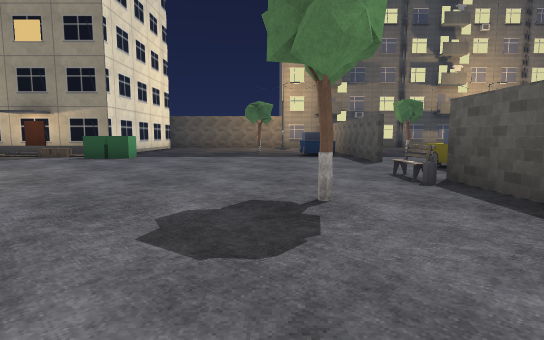
View 1 (above)

24 first-person views from a walk through a level from a Godot 3-D game. The camera is 1.2 m above the floor, tilts 6° down and sees 80° across. The floor is counted in squares, 2 m on a side. Each view is taken from the middle of a square. On the plan, view 1 faces up. The plan holds only what a view shows up to about 10 squares ahead; the rest is blank. The place goes on beyond the plan. Some surface patterns are stand-ins.

View 2
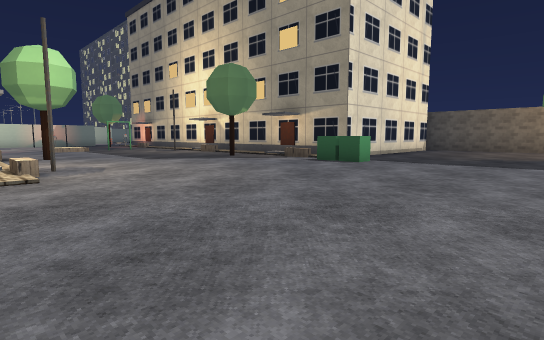

View 3
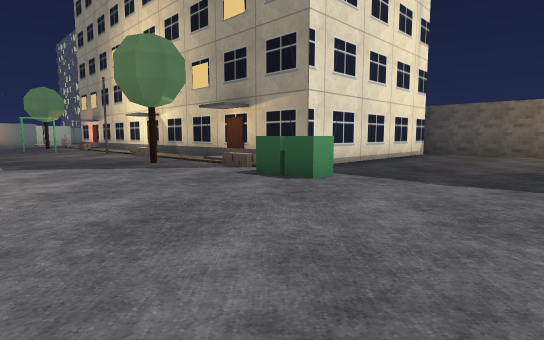

View 4
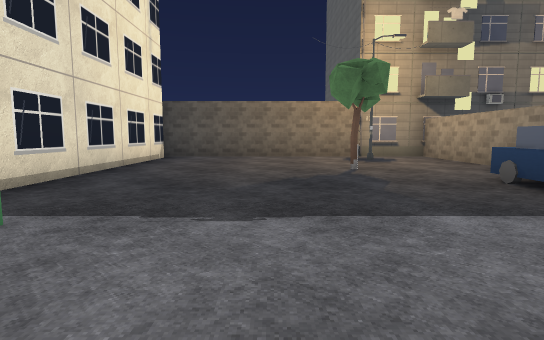

View 5
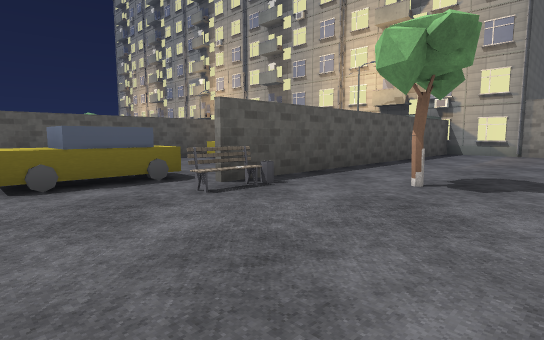

View 6
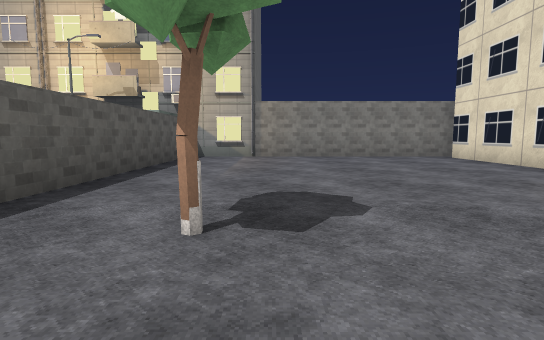

View 7
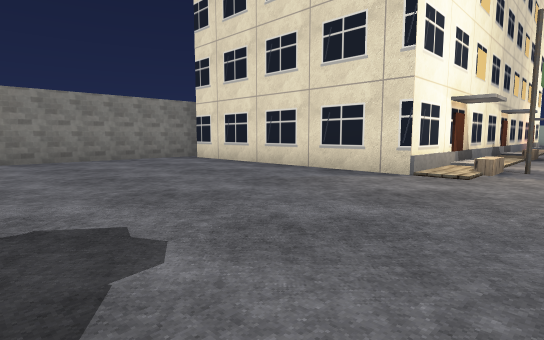

View 8
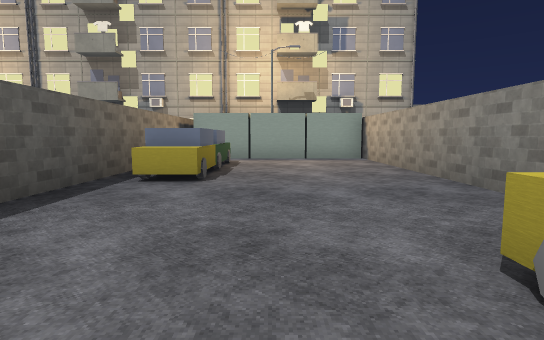

View 9
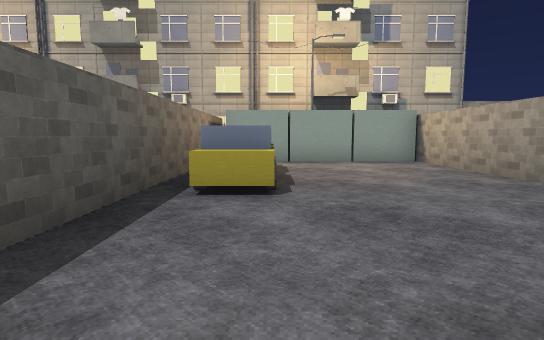

View 10
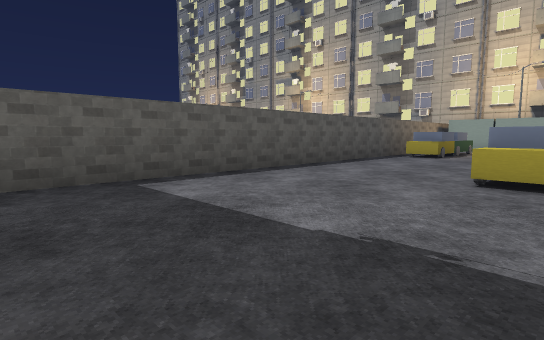

View 11
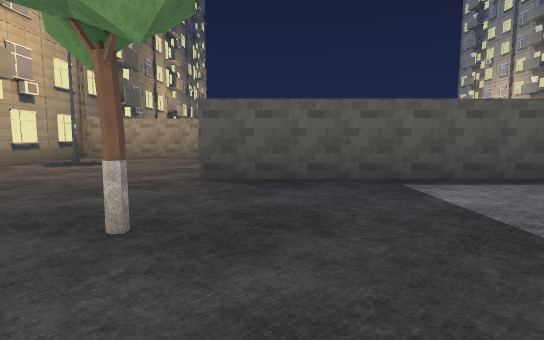

View 12
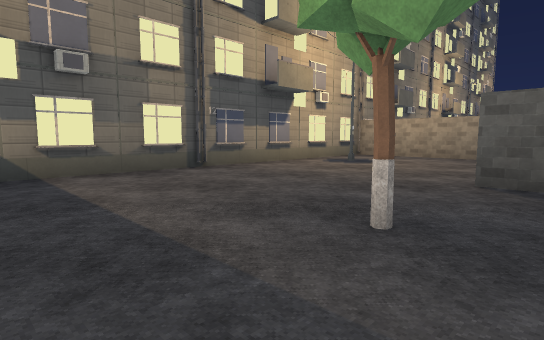

View 13
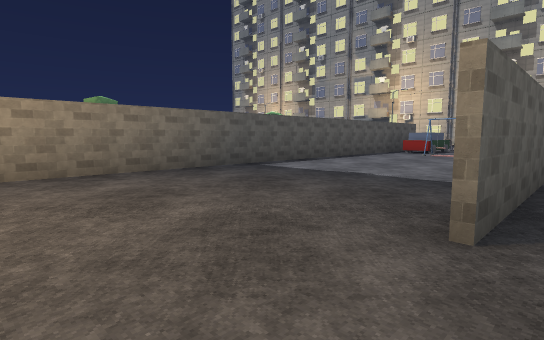

View 14
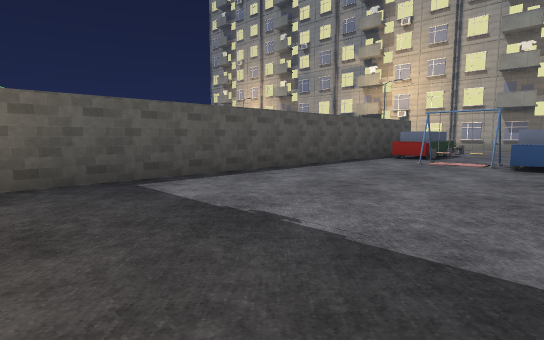

View 15
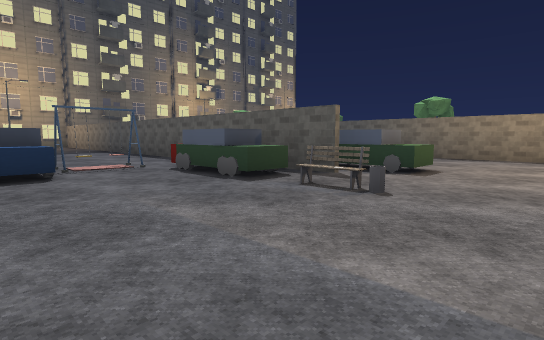

View 16
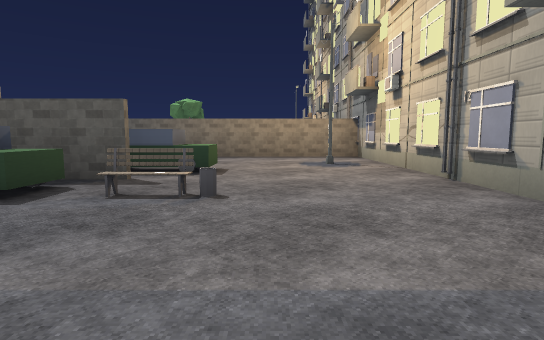

View 17
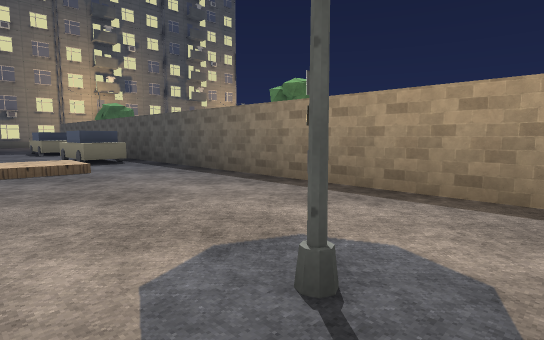

View 18
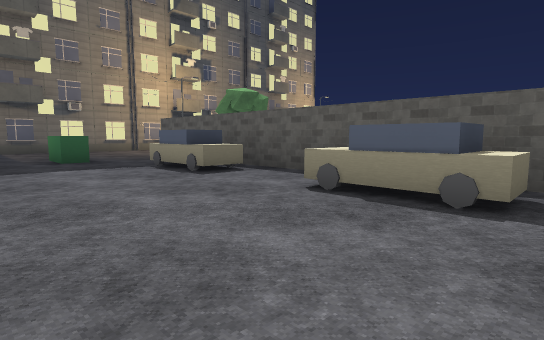

View 19
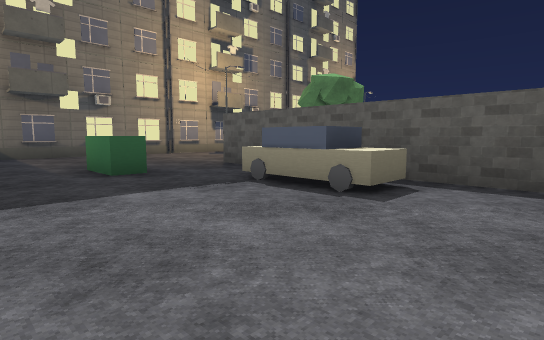

View 20
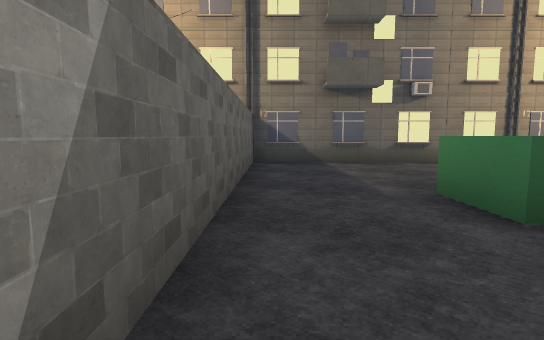

View 21
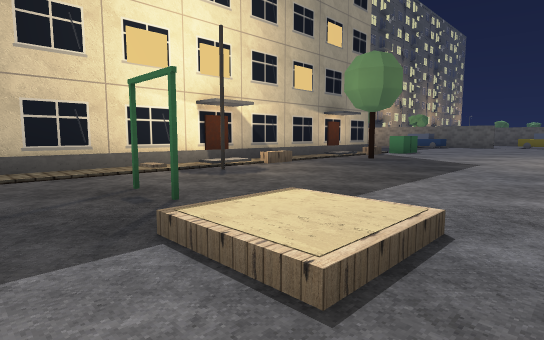

View 22
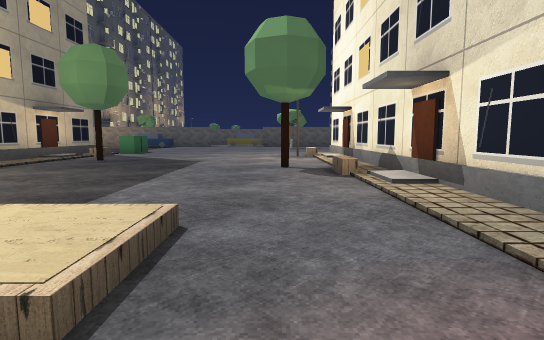

View 23
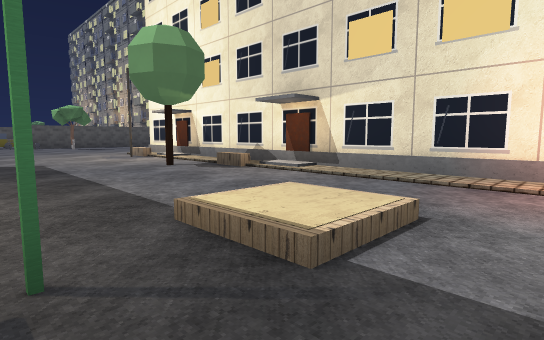

View 24
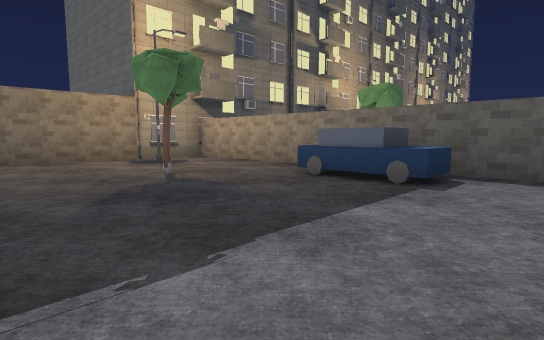

### Floor plan
Key: @ floor where view 1 was taken; # wall or solid block; x gap in a wall; . main floor; : floor 1 m higher than the main floor; / step, stairs or slope; D closed door; C car; B block; E bench; T tree; W tower; O other object.
Columns run from 16 left of view 1 to 17 right of it. Each row starts with its distance up from view 1.
 19                  W
 18                  W
 17            ######WWWWWWWWWWWWWWWWW
 16            #......#.........W.....
 15            #....#.#.......#.#.....
 14            #......#.........#.....
 13            #...T..#.........#.....
 12            #......#..T......#..B.#
 11            #.....CC....#....#....#
 10  ###D####D##.....CC....#....#....#
  9 ...OO......BB.....#....#....#...CC
  8 ........#.........#....#....#...CC
  7 .#.....................#....#....#
  6 .//.................C..#....#....#
  5 .//...............E.C..# ...#...CC
  4 ......#...........#....# C#x#...CC
  3  ........OO.....T.#....# C#.#../.#
  2 ####D####D##......#....C...C#  /.#
  1            #......#...CC...:C C..#
  0            #....@.#...CC....#.C..#
 -1            #......#...CC...E..C..#
 -2            #......#....#.........#
 -3            #......#BBBBB.......#.#
 -4            #.......BBBBB  .......#
 -5            ######WWWWWWWWWWWWWWWWW
 -6                  W

Positions as (right, up) in squares from view 1, and headings:
1: (0, 0), facing up
2: (0, 2), facing up-left
3: (-1, 5), facing up-left
4: (-2, 7), facing up
5: (-1, 7), facing down-right
6: (0, 5), facing down
7: (0, 4), facing down-left
8: (5, 6), facing down
9: (6, 5), facing down
10: (3, 11), facing down-right
11: (3, 11), facing right
12: (3, 11), facing up-right
13: (7, 14), facing down-right
14: (8, 11), facing down-right
15: (8, -3), facing up-right
16: (8, -2), facing right
17: (14, -4), facing up-right
18: (13, 3), facing up-right
19: (13, 6), facing up-right
20: (13, 9), facing up
21: (-16, 4), facing up-right
22: (-16, 4), facing right
23: (-16, 7), facing down-right
24: (-3, 8), facing up-right
